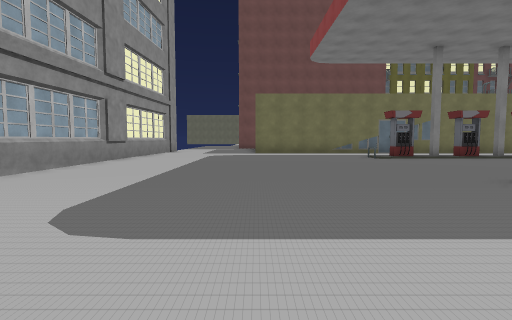
View 1 (above)

23 first-person views from a walk through a scene from a Unity 3-D project. The camera is 1.3 m above the floor, tilts 4° down and sees 80° across. The floor is counted in squares, 2 m on a side. Each view is taken from the middle of a square. On the plan, view 1 faces up. The plan holds only what a view shows up to about 10 squares ahead; the rest is blank. The place goes on beyond the plan. The player character is not drawn. Some animated figures are not drawn. Some surface patterns are stand-ins.

View 2
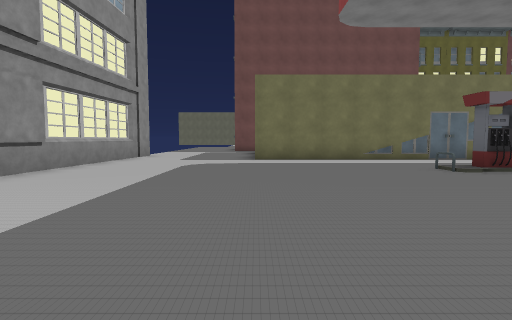

View 3
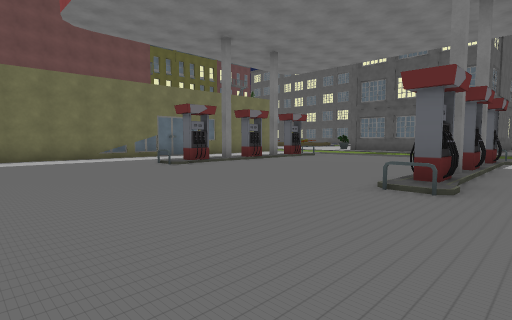

View 4
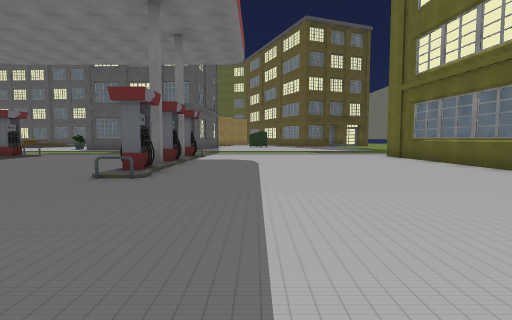

View 5
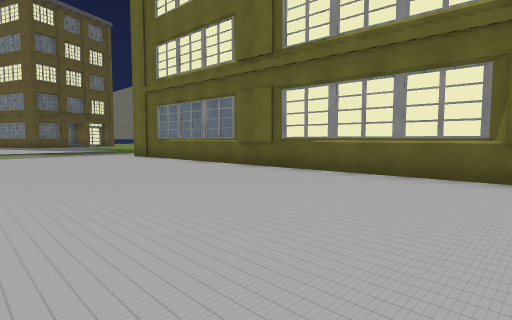

View 6
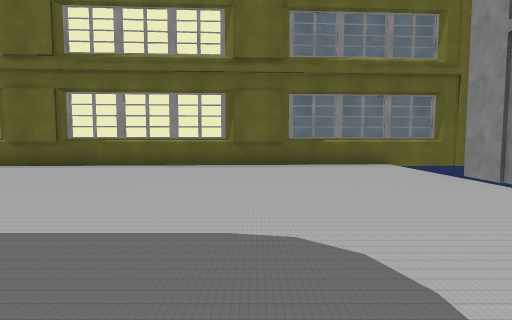

View 7
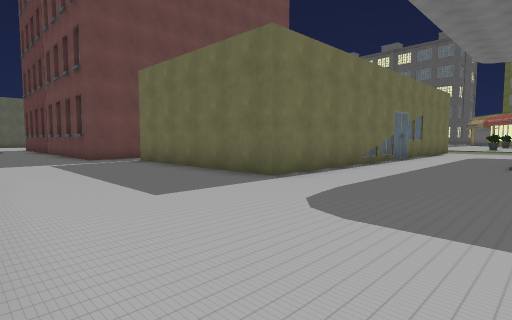

View 8
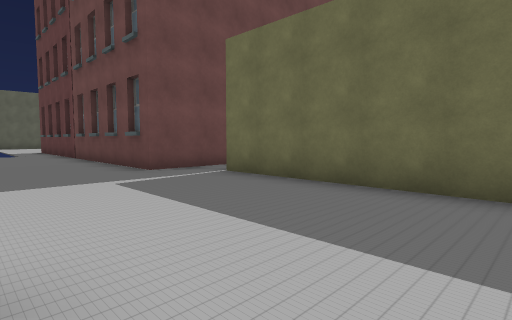

View 9
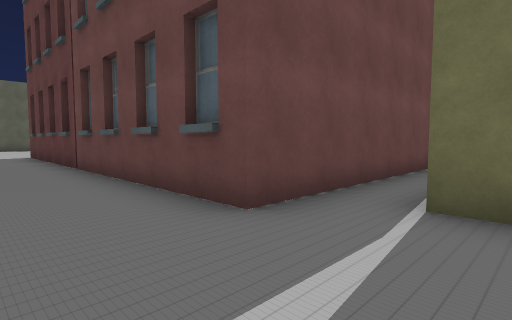

View 10
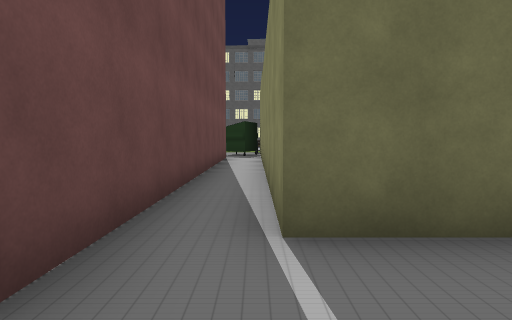

View 11
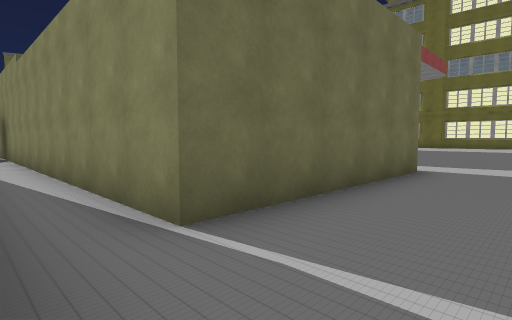

View 12
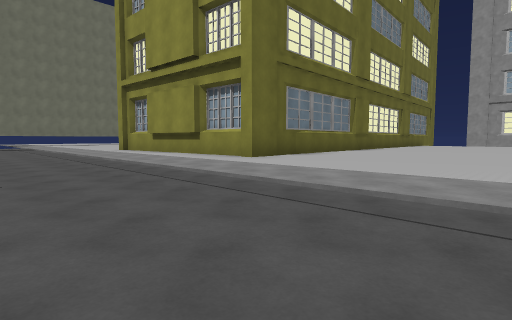

View 13
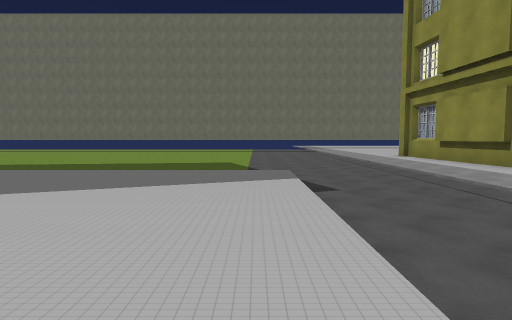

View 14
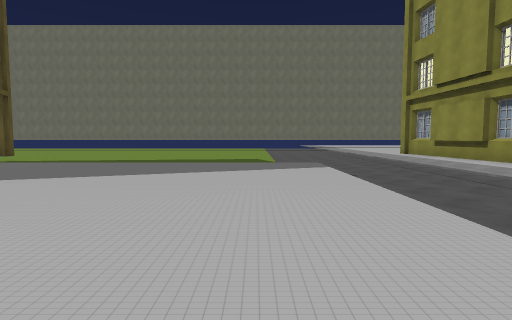

View 15
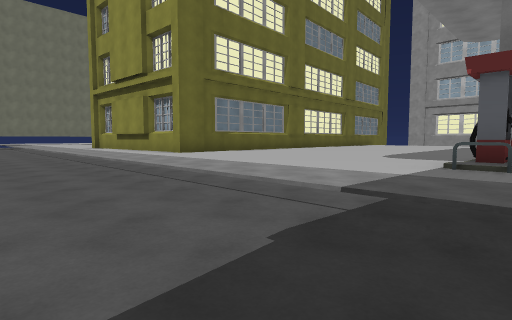

View 16
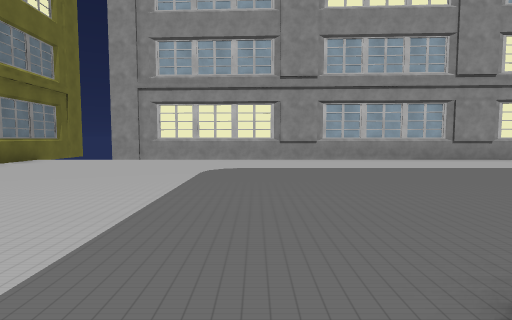

View 17
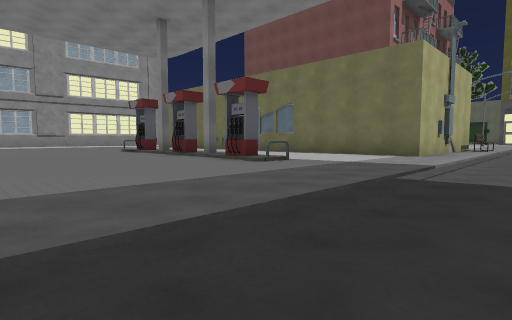

View 18
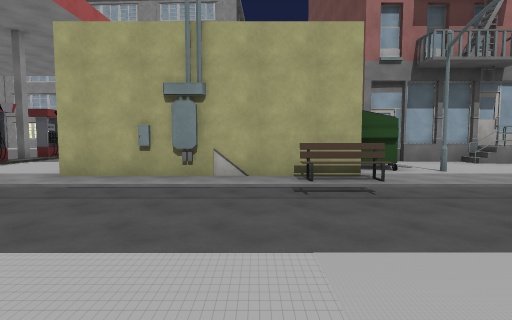

View 19
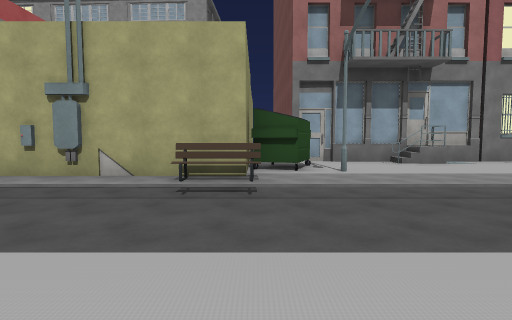

View 20
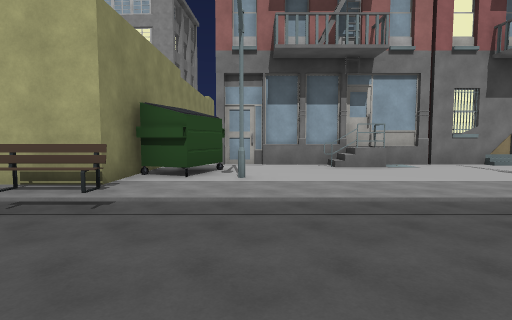

View 21
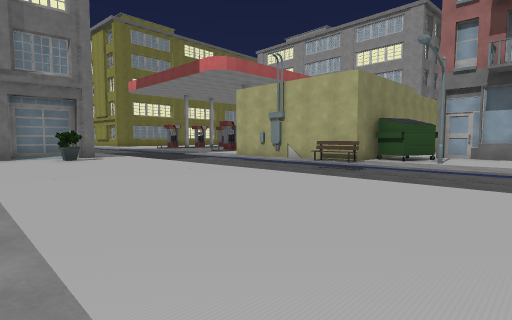

View 22
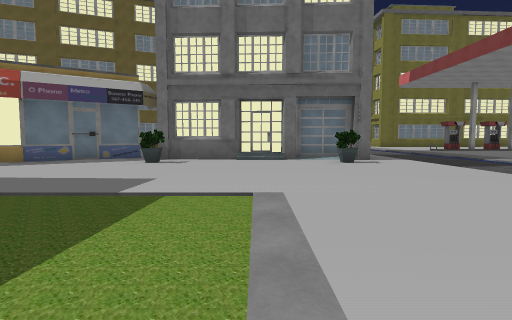

View 23
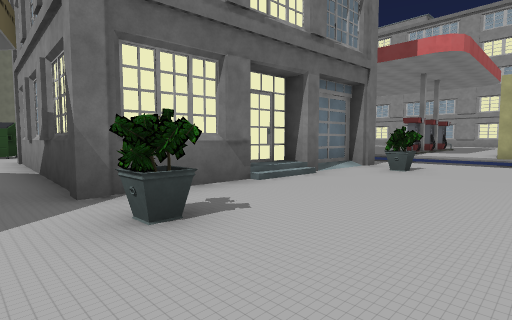

### Floor plan
Key: @ floor where view 1 was taken; # wall or solid block; x gap in a wall; . main floor; : floor 0.25 m higher than the main floor; - floor 0.5 m lower than the main floor; / step, stairs or slope; = window, fence, low wall or low ledge; B building; E bench; S streetlight; I bin; O other object.
Columns run from 5 left of view 1 to 27 right of it. Each row starts with its distance up from view 1.
 25   ..#        B....
 24   ..#        #B...-
 23   ..#        #B...---..../
 22   ..B        #....---..../
 21   ..#        #..S.---..../
 20   ..##########.II.---..../-
 19  ...............#E---..../--
 18  ....############E---..../---
 17  ....#          #.---.........
 16  ....#          #.---.........
 15  ....#          #.---..........
 14 #....############.---...........
 13 #.................- -..O....O....
 12 #.................- -..........##
 11 #.................-- .B#########
 10 #........=x:xx#/..--        #.
  9 #.................--        #
  8 #.................--        .
  7 #.................--        .
  6 #.................--        .
  5 #............  ...---       .
  4 #........=x:xx#/..--- .     .
  3 #.................---...    .
  2 #.................---....   II
  1 #.................---.....  I
  0 #....@............---......
 -1 #.................---......
 -2  .................---.......
 -3  ...........####..---........
 -4 #############  #..---........
 -5                #..---
 -6                #..---
 -7                #..------------
 -8                #..------------

Positions as (right, up) in squares from view 1, and headings:
1: (0, 0), facing up
2: (0, 4), facing up
3: (0, 3), facing up-right
4: (-1, 2), facing right
5: (-1, 2), facing down-right
6: (-1, 4), facing down
7: (-4, 10), facing up-right
8: (-4, 14), facing up-right
9: (-3, 18), facing up-right
10: (-2, 19), facing right
11: (-2, 20), facing down-right
12: (15, 2), facing down-left
13: (16, 2), facing down
14: (17, 4), facing down
15: (15, 5), facing down-left
16: (5, 3), facing left
17: (14, 6), facing up-left
18: (17, 17), facing left
19: (17, 19), facing left
20: (16, 21), facing left
21: (20, 23), facing down-left
22: (20, 21), facing down
23: (24, 15), facing down-left
